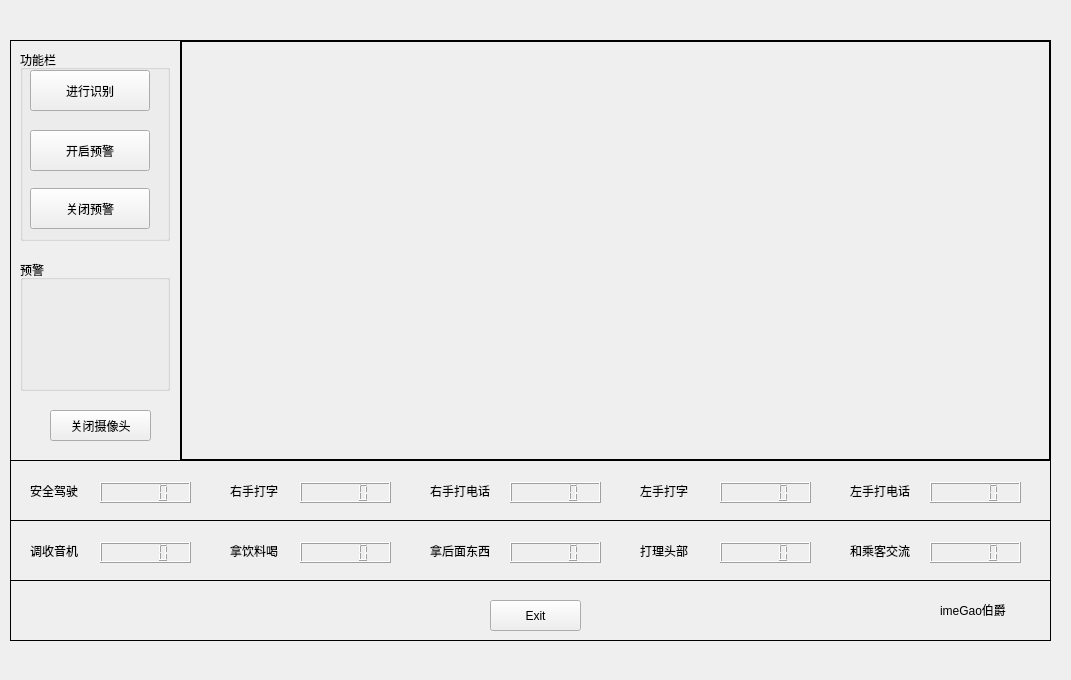
<?xml version="1.0" encoding="UTF-8"?>
<ui version="4.0">
 <class>MainWindow</class>
 <widget class="QMainWindow" name="MainWindow">
  <property name="geometry">
   <rect>
    <x>0</x>
    <y>0</y>
    <width>1071</width>
    <height>680</height>
   </rect>
  </property>
  <property name="minimumSize">
   <size>
    <width>1071</width>
    <height>680</height>
   </size>
  </property>
  <property name="maximumSize">
   <size>
    <width>1071</width>
    <height>680</height>
   </size>
  </property>
  <property name="windowTitle">
   <string>异常驾驶行为识别系统</string>
  </property>
  <property name="windowIcon">
   <iconset>
    <normaloff>D:/Google chrome 下载/authenticate-using-face-recognition-master/icon/app_icon.jpg</normaloff>D:/Google chrome 下载/authenticate-using-face-recognition-master/icon/app_icon.jpg</iconset>
  </property>
  <widget class="QWidget" name="centralwidget">
   <widget class="QFrame" name="frame">
    <property name="geometry">
     <rect>
      <x>180</x>
      <y>40</y>
      <width>871</width>
      <height>421</height>
     </rect>
    </property>
    <property name="frameShape">
     <enum>QFrame::Box</enum>
    </property>
    <widget class="QLabel" name="video_feed">
     <property name="geometry">
      <rect>
       <x>0</x>
       <y>0</y>
       <width>871</width>
       <height>421</height>
      </rect>
     </property>
     <property name="styleSheet">
      <string notr="true">QLabel
{
  border:2px solid rgb(0, 0, 0);
}</string>
     </property>
     <property name="text">
      <string/>
     </property>
    </widget>
   </widget>
   <widget class="QFrame" name="frame_2">
    <property name="geometry">
     <rect>
      <x>10</x>
      <y>40</y>
      <width>171</width>
      <height>421</height>
     </rect>
    </property>
    <property name="frameShape">
     <enum>QFrame::Panel</enum>
    </property>
    <widget class="QGroupBox" name="groupBox_3">
     <property name="geometry">
      <rect>
       <x>10</x>
       <y>220</y>
       <width>150</width>
       <height>131</height>
      </rect>
     </property>
     <property name="title">
      <string>预警</string>
     </property>
     <widget class="QLabel" name="label">
      <property name="geometry">
       <rect>
        <x>20</x>
        <y>30</y>
        <width>121</width>
        <height>81</height>
       </rect>
      </property>
      <property name="styleSheet">
       <string notr="true">image: url(:/image/image/safe.jpg);</string>
      </property>
      <property name="text">
       <string/>
      </property>
     </widget>
    </widget>
    <widget class="QGroupBox" name="groupBox_2">
     <property name="geometry">
      <rect>
       <x>10</x>
       <y>10</y>
       <width>150</width>
       <height>191</height>
      </rect>
     </property>
     <property name="title">
      <string>功能栏</string>
     </property>
     <widget class="QPushButton" name="open_cam">
      <property name="geometry">
       <rect>
        <x>10</x>
        <y>20</y>
        <width>120</width>
        <height>41</height>
       </rect>
      </property>
      <property name="text">
       <string>进行识别</string>
      </property>
     </widget>
     <widget class="QPushButton" name="open_danger">
      <property name="geometry">
       <rect>
        <x>10</x>
        <y>80</y>
        <width>120</width>
        <height>41</height>
       </rect>
      </property>
      <property name="text">
       <string>开启预警</string>
      </property>
     </widget>
     <widget class="QPushButton" name="close_danger">
      <property name="geometry">
       <rect>
        <x>10</x>
        <y>138</y>
        <width>120</width>
        <height>41</height>
       </rect>
      </property>
      <property name="text">
       <string>关闭预警</string>
      </property>
     </widget>
    </widget>
    <widget class="QPushButton" name="close_cam">
     <property name="geometry">
      <rect>
       <x>40</x>
       <y>370</y>
       <width>101</width>
       <height>31</height>
      </rect>
     </property>
     <property name="text">
      <string>关闭摄像头</string>
     </property>
     <property name="checkable">
      <bool>true</bool>
     </property>
    </widget>
   </widget>
   <widget class="QFrame" name="frame_3">
    <property name="geometry">
     <rect>
      <x>10</x>
      <y>460</y>
      <width>1041</width>
      <height>61</height>
     </rect>
    </property>
    <property name="frameShape">
     <enum>QFrame::Panel</enum>
    </property>
    <property name="frameShadow">
     <enum>QFrame::Plain</enum>
    </property>
    <widget class="QLCDNumber" name="lcd_class_5">
     <property name="geometry">
      <rect>
       <x>920</x>
       <y>22</y>
       <width>91</width>
       <height>21</height>
      </rect>
     </property>
    </widget>
    <widget class="QLabel" name="label_class_5">
     <property name="geometry">
      <rect>
       <x>840</x>
       <y>20</y>
       <width>71</width>
       <height>21</height>
      </rect>
     </property>
     <property name="text">
      <string>左手打电话</string>
     </property>
    </widget>
    <widget class="QLabel" name="label_class_2">
     <property name="geometry">
      <rect>
       <x>220</x>
       <y>20</y>
       <width>71</width>
       <height>21</height>
      </rect>
     </property>
     <property name="text">
      <string>右手打字</string>
     </property>
    </widget>
    <widget class="QLabel" name="label_class_1">
     <property name="geometry">
      <rect>
       <x>20</x>
       <y>20</y>
       <width>71</width>
       <height>21</height>
      </rect>
     </property>
     <property name="text">
      <string>安全驾驶</string>
     </property>
    </widget>
    <widget class="QLCDNumber" name="lcd_class_1">
     <property name="geometry">
      <rect>
       <x>90</x>
       <y>22</y>
       <width>91</width>
       <height>21</height>
      </rect>
     </property>
    </widget>
    <widget class="QLCDNumber" name="lcd_class_2">
     <property name="geometry">
      <rect>
       <x>290</x>
       <y>22</y>
       <width>91</width>
       <height>21</height>
      </rect>
     </property>
    </widget>
    <widget class="QLabel" name="llabel_class_3">
     <property name="geometry">
      <rect>
       <x>420</x>
       <y>20</y>
       <width>71</width>
       <height>21</height>
      </rect>
     </property>
     <property name="text">
      <string>右手打电话</string>
     </property>
    </widget>
    <widget class="QLCDNumber" name="lcd_class_3">
     <property name="geometry">
      <rect>
       <x>500</x>
       <y>22</y>
       <width>91</width>
       <height>21</height>
      </rect>
     </property>
    </widget>
    <widget class="QLabel" name="label_class_4">
     <property name="geometry">
      <rect>
       <x>630</x>
       <y>20</y>
       <width>71</width>
       <height>21</height>
      </rect>
     </property>
     <property name="text">
      <string>左手打字</string>
     </property>
    </widget>
    <widget class="QLCDNumber" name="lcd_class_4">
     <property name="geometry">
      <rect>
       <x>710</x>
       <y>22</y>
       <width>91</width>
       <height>21</height>
      </rect>
     </property>
    </widget>
   </widget>
   <widget class="QFrame" name="frame_5">
    <property name="geometry">
     <rect>
      <x>10</x>
      <y>580</y>
      <width>1041</width>
      <height>61</height>
     </rect>
    </property>
    <property name="frameShape">
     <enum>QFrame::Panel</enum>
    </property>
    <property name="frameShadow">
     <enum>QFrame::Plain</enum>
    </property>
    <widget class="QPushButton" name="exit_btn">
     <property name="geometry">
      <rect>
       <x>480</x>
       <y>20</y>
       <width>91</width>
       <height>31</height>
      </rect>
     </property>
     <property name="text">
      <string>Exit</string>
     </property>
    </widget>
    <widget class="QLabel" name="Logo_label">
     <property name="geometry">
      <rect>
       <x>870</x>
       <y>10</y>
       <width>54</width>
       <height>41</height>
      </rect>
     </property>
     <property name="inputMethodHints">
      <set>Qt::ImhNone</set>
     </property>
     <property name="text">
      <string/>
     </property>
     <property name="pixmap">
      <pixmap>D:/Google chrome 下载/authenticate-using-face-recognition-master/icon/github.png</pixmap>
     </property>
     <property name="scaledContents">
      <bool>true</bool>
     </property>
    </widget>
    <widget class="QLabel" name="name_label">
     <property name="geometry">
      <rect>
       <x>930</x>
       <y>20</y>
       <width>91</width>
       <height>20</height>
      </rect>
     </property>
     <property name="text">
      <string>imeGao伯爵</string>
     </property>
    </widget>
   </widget>
   <widget class="QFrame" name="frame_4">
    <property name="geometry">
     <rect>
      <x>10</x>
      <y>520</y>
      <width>1041</width>
      <height>61</height>
     </rect>
    </property>
    <property name="frameShape">
     <enum>QFrame::Panel</enum>
    </property>
    <property name="frameShadow">
     <enum>QFrame::Plain</enum>
    </property>
    <widget class="QLCDNumber" name="lcd_class_10">
     <property name="geometry">
      <rect>
       <x>920</x>
       <y>22</y>
       <width>91</width>
       <height>21</height>
      </rect>
     </property>
    </widget>
    <widget class="QLabel" name="label_class_10">
     <property name="geometry">
      <rect>
       <x>840</x>
       <y>20</y>
       <width>71</width>
       <height>21</height>
      </rect>
     </property>
     <property name="text">
      <string>和乘客交流</string>
     </property>
    </widget>
    <widget class="QLabel" name="label_class_7">
     <property name="geometry">
      <rect>
       <x>220</x>
       <y>20</y>
       <width>71</width>
       <height>21</height>
      </rect>
     </property>
     <property name="text">
      <string>拿饮料喝</string>
     </property>
    </widget>
    <widget class="QLabel" name="label_class_6">
     <property name="geometry">
      <rect>
       <x>20</x>
       <y>20</y>
       <width>71</width>
       <height>21</height>
      </rect>
     </property>
     <property name="text">
      <string>调收音机</string>
     </property>
    </widget>
    <widget class="QLCDNumber" name="lcd_class_6">
     <property name="geometry">
      <rect>
       <x>90</x>
       <y>22</y>
       <width>91</width>
       <height>21</height>
      </rect>
     </property>
    </widget>
    <widget class="QLCDNumber" name="lcd_class_7">
     <property name="geometry">
      <rect>
       <x>290</x>
       <y>22</y>
       <width>91</width>
       <height>21</height>
      </rect>
     </property>
    </widget>
    <widget class="QLabel" name="label_class_8">
     <property name="geometry">
      <rect>
       <x>420</x>
       <y>20</y>
       <width>71</width>
       <height>21</height>
      </rect>
     </property>
     <property name="text">
      <string>拿后面东西</string>
     </property>
    </widget>
    <widget class="QLCDNumber" name="lcd_class_8">
     <property name="geometry">
      <rect>
       <x>500</x>
       <y>22</y>
       <width>91</width>
       <height>21</height>
      </rect>
     </property>
    </widget>
    <widget class="QLabel" name="label_class_9">
     <property name="geometry">
      <rect>
       <x>630</x>
       <y>20</y>
       <width>71</width>
       <height>21</height>
      </rect>
     </property>
     <property name="text">
      <string>打理头部</string>
     </property>
    </widget>
    <widget class="QLCDNumber" name="lcd_class_9">
     <property name="geometry">
      <rect>
       <x>710</x>
       <y>22</y>
       <width>91</width>
       <height>21</height>
      </rect>
     </property>
    </widget>
   </widget>
  </widget>
  <widget class="QMenuBar" name="menu_bar">
   <property name="geometry">
    <rect>
     <x>0</x>
     <y>0</y>
     <width>1071</width>
     <height>26</height>
    </rect>
   </property>
   <property name="defaultUp">
    <bool>false</bool>
   </property>
  </widget>
 </widget>
 <resources/>
 <connections/>
</ui>
